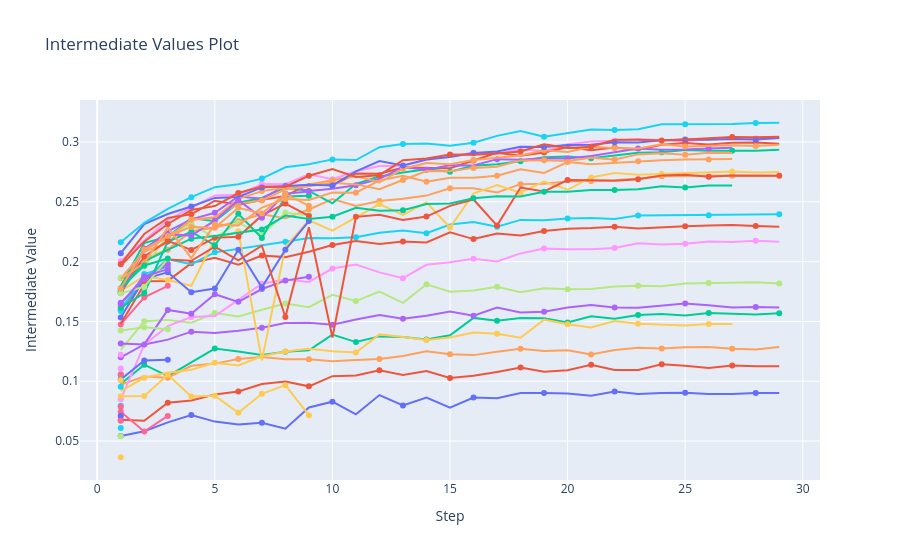

The notebook cell this image was saved under:
### Code cell
optuna.visualization.plot_intermediate_values(study).show()

### Figure 1 — Plotly figure (JSON) as saved in the notebook; plotly's stock layout.template omitted (floating-point values rounded to 4 significant figures)
{"data": [{"marker": {"maxdisplayed": 10}, "mode": "lines+markers", "name": "Trial0", "type": "scatter", "x": [1, 2, 3, 4, 5, 6, 7, 8, 9, 10, 11, 12, 13, 14, 15, 16, 17, 18, 19, 20, 21, 22, 23, 24, 25, 26, 27, 28, 29], "y": [0.05432, 0.05823, 0.06562, 0.07182, 0.06627, 0.06394, 0.06532, 0.06038, 0.07814, 0.08294, 0.07233, 0.08846, 0.07977, 0.08639, 0.07786, 0.08645, 0.08589, 0.09018, 0.09009, 0.08971, 0.08785, 0.09138, 0.08929, 0.09025, 0.09046, 0.08943, 0.0894, 0.09012, 0.09012]}, {"marker": {"maxdisplayed": 10}, "mode": "lines+markers", "name": "Trial1", "type": "scatter", "x": [1, 2, 3, 4, 5, 6, 7, 8, 9, 10, 11, 12, 13, 14, 15, 16, 17, 18, 19, 20, 21, 22, 23, 24, 25, 26, 27, 28, 29], "y": [0.06788, 0.06692, 0.0821, 0.08392, 0.08901, 0.09141, 0.0977, 0.09987, 0.09575, 0.1042, 0.1048, 0.1092, 0.1052, 0.1085, 0.1028, 0.1045, 0.1078, 0.1115, 0.108, 0.1093, 0.1138, 0.1094, 0.1093, 0.1142, 0.113, 0.1112, 0.1132, 0.1125, 0.1126]}, {"marker": {"maxdisplayed": 10}, "mode": "lines+markers", "name": "Trial2", "type": "scatter", "x": [1, 2, 3, 4, 5, 6, 7, 8, 9, 10, 11, 12, 13, 14, 15, 16, 17, 18, 19, 20, 21, 22, 23, 24, 25, 26, 27, 28, 29], "y": [0.09768, 0.1139, 0.1043, 0.1158, 0.1273, 0.1248, 0.122, 0.1246, 0.1258, 0.139, 0.1328, 0.1375, 0.1369, 0.1348, 0.1385, 0.153, 0.1506, 0.1528, 0.1526, 0.1491, 0.1543, 0.1523, 0.1555, 0.1562, 0.1551, 0.1571, 0.1562, 0.1557, 0.1568]}, {"marker": {"maxdisplayed": 10}, "mode": "lines+markers", "name": "Trial4", "type": "scatter", "x": [1, 2, 3, 4, 5, 6, 7, 8, 9, 10, 11, 12, 13, 14, 15, 16, 17, 18, 19, 20, 21, 22, 23, 24, 25, 26, 27, 28, 29], "y": [0.12, 0.1307, 0.1348, 0.1415, 0.1403, 0.1422, 0.1448, 0.1487, 0.1489, 0.1472, 0.1515, 0.1553, 0.1522, 0.1547, 0.1582, 0.1548, 0.1616, 0.1576, 0.1582, 0.1616, 0.1638, 0.1616, 0.1615, 0.1634, 0.165, 0.1635, 0.1616, 0.1621, 0.1616]}, {"marker": {"maxdisplayed": 10}, "mode": "lines+markers", "name": "Trial5", "type": "scatter", "x": [1, 2, 3, 4, 5, 6, 7, 8, 9, 10, 11, 12, 13, 14, 15, 16, 17, 18, 19, 20, 21, 22, 23, 24, 25, 26, 27, 28, 29], "y": [0.09707, 0.104, 0.103, 0.113, 0.1148, 0.1186, 0.1202, 0.1183, 0.1184, 0.1168, 0.1178, 0.1187, 0.121, 0.125, 0.1225, 0.1219, 0.1247, 0.1272, 0.1252, 0.1259, 0.1223, 0.1262, 0.1281, 0.1274, 0.1284, 0.1287, 0.1271, 0.1265, 0.1286]}, {"marker": {"maxdisplayed": 10}, "mode": "lines+markers", "name": "Trial6", "type": "scatter", "x": [1], "y": [0.06084]}, {"marker": {"maxdisplayed": 10}, "mode": "lines+markers", "name": "Trial7", "type": "scatter", "x": [1, 2, 3], "y": [0.07453, 0.05792, 0.07102]}, {"marker": {"maxdisplayed": 10}, "mode": "lines+markers", "name": "Trial8", "type": "scatter", "x": [1, 2, 3, 4, 5, 6, 7, 8, 9, 10, 11, 12, 13, 14, 15, 16, 17, 18, 19, 20, 21, 22, 23, 24, 25, 26, 27, 28, 29], "y": [0.1261, 0.1501, 0.1513, 0.1489, 0.1571, 0.1542, 0.1598, 0.165, 0.1619, 0.1723, 0.167, 0.1749, 0.1655, 0.181, 0.1748, 0.1759, 0.1791, 0.1744, 0.1777, 0.1768, 0.1771, 0.1792, 0.1799, 0.1794, 0.1816, 0.1822, 0.1826, 0.1827, 0.1817]}, {"marker": {"maxdisplayed": 10}, "mode": "lines+markers", "name": "Trial9", "type": "scatter", "x": [1, 2, 3, 4, 5, 6, 7, 8, 9, 10, 11, 12, 13, 14, 15, 16, 17, 18, 19, 20, 21, 22, 23, 24, 25, 26, 27, 28, 29], "y": [0.08487, 0.1306, 0.1461, 0.1537, 0.1545, 0.1681, 0.1816, 0.185, 0.183, 0.1942, 0.1975, 0.191, 0.1862, 0.1973, 0.1994, 0.2024, 0.2002, 0.2069, 0.2109, 0.2104, 0.2103, 0.2113, 0.2153, 0.2143, 0.215, 0.2169, 0.2163, 0.2175, 0.2166]}, {"marker": {"maxdisplayed": 10}, "mode": "lines+markers", "name": "Trial10", "type": "scatter", "x": [1], "y": [0.03648]}, {"marker": {"maxdisplayed": 10}, "mode": "lines+markers", "name": "Trial11", "type": "scatter", "x": [1, 2, 3], "y": [0.1015, 0.1173, 0.1179]}, {"marker": {"maxdisplayed": 10}, "mode": "lines+markers", "name": "Trial12", "type": "scatter", "x": [1, 2, 3, 4, 5, 6, 7, 8, 9, 10, 11, 12, 13, 14, 15, 16, 17, 18, 19, 20, 21, 22, 23, 24, 25, 26, 27, 28, 29], "y": [0.1597, 0.1836, 0.1839, 0.1988, 0.2032, 0.1974, 0.2051, 0.2038, 0.2083, 0.2139, 0.2173, 0.2148, 0.2168, 0.216, 0.2245, 0.2188, 0.2236, 0.2218, 0.2256, 0.2275, 0.2282, 0.2292, 0.2277, 0.2289, 0.2296, 0.2303, 0.2306, 0.2297, 0.2291]}, {"marker": {"maxdisplayed": 10}, "mode": "lines+markers", "name": "Trial13", "type": "scatter", "x": [1], "y": [0.1052]}, {"marker": {"maxdisplayed": 10}, "mode": "lines+markers", "name": "Trial14", "type": "scatter", "x": [1, 2, 3, 4, 5, 6, 7, 8, 9], "y": [0.1315, 0.1308, 0.1597, 0.1565, 0.1728, 0.1664, 0.1771, 0.1841, 0.1873]}, {"marker": {"maxdisplayed": 10}, "mode": "lines+markers", "name": "Trial15", "type": "scatter", "x": [1, 2, 3, 4, 5, 6, 7, 8, 9, 10, 11, 12, 13, 14, 15, 16, 17, 18, 19, 20, 21, 22, 23, 24, 25, 26, 27, 28, 29], "y": [0.1851, 0.2025, 0.21, 0.2254, 0.2284, 0.2341, 0.2396, 0.2362, 0.2436, 0.2524, 0.2466, 0.2507, 0.2526, 0.2552, 0.2614, 0.2613, 0.2579, 0.2648, 0.2651, 0.267, 0.2673, 0.2681, 0.2694, 0.2714, 0.2716, 0.272, 0.2718, 0.272, 0.2718]}, {"marker": {"maxdisplayed": 10}, "mode": "lines+markers", "name": "Trial16", "type": "scatter", "x": [1, 2, 3, 4, 5, 6, 7, 8, 9, 10, 11, 12, 13, 14, 15, 16, 17, 18, 19, 20, 21, 22, 23, 24, 25, 26, 27, 28, 29], "y": [0.1609, 0.1851, 0.2021, 0.1979, 0.2078, 0.2105, 0.2133, 0.2166, 0.2198, 0.2195, 0.2203, 0.2242, 0.226, 0.2237, 0.231, 0.2332, 0.2292, 0.2349, 0.2345, 0.236, 0.2365, 0.2357, 0.2387, 0.2388, 0.2387, 0.2387, 0.2391, 0.2392, 0.2396]}, {"marker": {"maxdisplayed": 10}, "mode": "lines+markers", "name": "Trial17", "type": "scatter", "x": [1, 2, 3], "y": [0.1475, 0.1701, 0.1798]}, {"marker": {"maxdisplayed": 10}, "mode": "lines+markers", "name": "Trial18", "type": "scatter", "x": [1, 2, 3], "y": [0.1425, 0.1452, 0.1434]}, {"marker": {"maxdisplayed": 10}, "mode": "lines+markers", "name": "Trial19", "type": "scatter", "x": [1, 2, 3, 4, 5, 6, 7, 8, 9, 10, 11, 12, 13, 14, 15, 16, 17, 18, 19, 20, 21, 22, 23, 24, 25, 26, 27, 28, 29], "y": [0.2004, 0.2174, 0.2349, 0.2452, 0.2553, 0.2559, 0.2649, 0.2647, 0.273, 0.2688, 0.2756, 0.2799, 0.28, 0.2852, 0.2881, 0.2911, 0.2905, 0.294, 0.2926, 0.2981, 0.3003, 0.3011, 0.3026, 0.3012, 0.3005, 0.3022, 0.303, 0.303, 0.3034]}, {"marker": {"maxdisplayed": 10}, "mode": "lines+markers", "name": "Trial20", "type": "scatter", "x": [1, 2, 3, 4, 5, 6, 7, 8, 9, 10, 11, 12, 13, 14, 15, 16, 17, 18, 19, 20, 21, 22, 23, 24, 25, 26, 27, 28, 29], "y": [0.1755, 0.1879, 0.1847, 0.1798, 0.2188, 0.2253, 0.1174, 0.2122, 0.2346, 0.2258, 0.2369, 0.2481, 0.2392, 0.2496, 0.2284, 0.2569, 0.2641, 0.2576, 0.267, 0.2601, 0.2704, 0.274, 0.2726, 0.2733, 0.2735, 0.2746, 0.2753, 0.2745, 0.275]}, {"marker": {"maxdisplayed": 10}, "mode": "lines+markers", "name": "Trial21", "type": "scatter", "x": [1, 2, 3, 4, 5, 6, 7, 8, 9], "y": [0.1533, 0.1856, 0.1911, 0.1744, 0.1775, 0.2099, 0.1785, 0.2099, 0.2339]}, {"marker": {"maxdisplayed": 10}, "mode": "lines+markers", "name": "Trial22", "type": "scatter", "x": [1, 2, 3, 4, 5, 6, 7, 8, 9, 10, 11, 12, 13, 14, 15, 16, 17, 18, 19, 20, 21, 22, 23, 24, 25, 26, 27, 28, 29], "y": [0.1979, 0.2231, 0.2365, 0.2396, 0.2509, 0.2476, 0.2516, 0.2548, 0.2649, 0.2638, 0.2736, 0.2735, 0.2786, 0.2787, 0.2781, 0.2845, 0.2909, 0.2885, 0.2912, 0.2958, 0.2932, 0.2954, 0.2934, 0.2977, 0.2992, 0.2979, 0.2994, 0.2995, 0.2985]}, {"marker": {"maxdisplayed": 10}, "mode": "lines+markers", "name": "Trial23", "type": "scatter", "x": [1, 2, 3, 4, 5, 6, 7, 8, 9, 10, 11, 12, 13, 14, 15, 16, 17, 18, 19, 20, 21, 22, 23, 24, 25, 26, 27, 28, 29], "y": [0.1794, 0.2155, 0.2209, 0.2364, 0.2337, 0.2493, 0.2533, 0.262, 0.2591, 0.2487, 0.265, 0.2712, 0.2745, 0.2773, 0.2751, 0.2802, 0.2815, 0.2839, 0.2872, 0.2879, 0.2865, 0.2887, 0.291, 0.2914, 0.2933, 0.2928, 0.2927, 0.2928, 0.2936]}, {"marker": {"maxdisplayed": 10}, "mode": "lines+markers", "name": "Trial24", "type": "scatter", "x": [1, 2, 3, 4, 5, 6, 7, 8, 9, 10, 11, 12, 13, 14, 15, 16, 17, 18, 19, 20, 21, 22, 23, 24, 25, 26, 27], "y": [0.1767, 0.2101, 0.2253, 0.2353, 0.2408, 0.2545, 0.2526, 0.2634, 0.2591, 0.2608, 0.2639, 0.2692, 0.2791, 0.2768, 0.2805, 0.2803, 0.2857, 0.2851, 0.2864, 0.2861, 0.2883, 0.2915, 0.2946, 0.2935, 0.2937, 0.2946, 0.2951]}, {"marker": {"maxdisplayed": 10}, "mode": "lines+markers", "name": "Trial25", "type": "scatter", "x": [1, 2, 3, 4, 5, 6, 7, 8, 9, 10, 11, 12, 13, 14, 15, 16, 17, 18, 19, 20, 21, 22, 23, 24, 25, 26, 27], "y": [0.1861, 0.2087, 0.2154, 0.235, 0.2371, 0.2484, 0.251, 0.2604, 0.2631, 0.266, 0.2646, 0.2605, 0.2683, 0.2758, 0.2756, 0.2784, 0.2794, 0.2846, 0.2848, 0.2841, 0.2869, 0.2855, 0.2896, 0.2905, 0.2893, 0.291, 0.2909]}, {"marker": {"maxdisplayed": 10}, "mode": "lines+markers", "name": "Trial26", "type": "scatter", "x": [1, 2, 3], "y": [0.1587, 0.1897, 0.1959]}, {"marker": {"maxdisplayed": 10}, "mode": "lines+markers", "name": "Trial27", "type": "scatter", "x": [1], "y": [0.1059]}, {"marker": {"maxdisplayed": 10}, "mode": "lines+markers", "name": "Trial28", "type": "scatter", "x": [1, 2, 3, 4, 5, 6, 7, 8, 9], "y": [0.1866, 0.1958, 0.2216, 0.2315, 0.2198, 0.2326, 0.2221, 0.2408, 0.2389]}, {"marker": {"maxdisplayed": 10}, "mode": "lines+markers", "name": "Trial29", "type": "scatter", "x": [1], "y": [0.06989]}, {"marker": {"maxdisplayed": 10}, "mode": "lines+markers", "name": "Trial30", "type": "scatter", "x": [1], "y": [0.1009]}, {"marker": {"maxdisplayed": 10}, "mode": "lines+markers", "name": "Trial32", "type": "scatter", "x": [1], "y": [0.07117]}, {"marker": {"maxdisplayed": 10}, "mode": "lines+markers", "name": "Trial33", "type": "scatter", "x": [1, 2, 3, 4, 5, 6, 7, 8, 9, 10, 11, 12, 13, 14, 15, 16, 17, 18, 19, 20, 21, 22, 23, 24, 25, 26, 27, 28, 29], "y": [0.1481, 0.1808, 0.2017, 0.2008, 0.2124, 0.2011, 0.2133, 0.1537, 0.2287, 0.1365, 0.2375, 0.2392, 0.2348, 0.2377, 0.2467, 0.252, 0.2302, 0.2619, 0.2587, 0.2682, 0.268, 0.2677, 0.2689, 0.2719, 0.2727, 0.271, 0.272, 0.2718, 0.2717]}, {"marker": {"maxdisplayed": 10}, "mode": "lines+markers", "name": "Trial34", "type": "scatter", "x": [1, 2, 3, 4, 5, 6, 7, 8, 9], "y": [0.1615, 0.1737, 0.2169, 0.225, 0.2137, 0.24, 0.2197, 0.2544, 0.2551]}, {"marker": {"maxdisplayed": 10}, "mode": "lines+markers", "name": "Trial35", "type": "scatter", "x": [1, 2, 3], "y": [0.1656, 0.1853, 0.1982]}, {"marker": {"maxdisplayed": 10}, "mode": "lines+markers", "name": "Trial36", "type": "scatter", "x": [1, 2, 3, 4, 5, 6, 7, 8, 9, 10, 11, 12, 13, 14, 15, 16, 17, 18, 19, 20, 21, 22, 23, 24, 25, 26, 27, 28, 29], "y": [0.1754, 0.2099, 0.2202, 0.2351, 0.2366, 0.2525, 0.259, 0.2617, 0.2644, 0.2681, 0.2715, 0.2661, 0.2777, 0.2825, 0.2814, 0.285, 0.2865, 0.2887, 0.2932, 0.2917, 0.2961, 0.295, 0.2947, 0.2982, 0.2962, 0.297, 0.2972, 0.2967, 0.2978]}, {"marker": {"maxdisplayed": 10}, "mode": "lines+markers", "name": "Trial37", "type": "scatter", "x": [1], "y": [0.07946]}, {"marker": {"maxdisplayed": 10}, "mode": "lines+markers", "name": "Trial38", "type": "scatter", "x": [1], "y": [0.07871]}, {"marker": {"maxdisplayed": 10}, "mode": "lines+markers", "name": "Trial39", "type": "scatter", "x": [1], "y": [0.05394]}, {"marker": {"maxdisplayed": 10}, "mode": "lines+markers", "name": "Trial40", "type": "scatter", "x": [1], "y": [0.1221]}, {"marker": {"maxdisplayed": 10}, "mode": "lines+markers", "name": "Trial41", "type": "scatter", "x": [1, 2, 3, 4, 5, 6, 7, 8, 9, 10, 11, 12, 13, 14, 15, 16, 17, 18, 19, 20, 21, 22, 23, 24, 25, 26, 27], "y": [0.09174, 0.1029, 0.1071, 0.1096, 0.1155, 0.1132, 0.1209, 0.1248, 0.1272, 0.1252, 0.1241, 0.1392, 0.137, 0.1345, 0.1366, 0.1407, 0.1397, 0.1364, 0.1515, 0.1477, 0.145, 0.1503, 0.148, 0.1473, 0.1465, 0.1478, 0.1479]}, {"marker": {"maxdisplayed": 10}, "mode": "lines+markers", "name": "Trial42", "type": "scatter", "x": [1], "y": [0.06749]}, {"marker": {"maxdisplayed": 10}, "mode": "lines+markers", "name": "Trial43", "type": "scatter", "x": [1, 2, 3, 4, 5, 6, 7, 8, 9], "y": [0.1737, 0.2043, 0.2174, 0.2097, 0.2199, 0.2208, 0.2386, 0.2485, 0.2382]}, {"marker": {"maxdisplayed": 10}, "mode": "lines+markers", "name": "Trial45", "type": "scatter", "x": [1, 2, 3, 4, 5, 6, 7, 8, 9, 10, 11, 12, 13, 14, 15, 16, 17, 18, 19, 20, 21, 22, 23, 24, 25, 26, 27], "y": [0.1755, 0.2003, 0.2099, 0.2192, 0.2214, 0.2243, 0.2269, 0.2385, 0.2356, 0.2376, 0.245, 0.2426, 0.243, 0.2482, 0.2486, 0.253, 0.2547, 0.2545, 0.2584, 0.2583, 0.2598, 0.2598, 0.2605, 0.2629, 0.262, 0.2636, 0.2637]}, {"marker": {"maxdisplayed": 10}, "mode": "lines+markers", "name": "Trial46", "type": "scatter", "x": [1, 2, 3, 4, 5, 6, 7, 8, 9], "y": [0.1738, 0.211, 0.2228, 0.2219, 0.2342, 0.2514, 0.2366, 0.2568, 0.2585]}, {"marker": {"maxdisplayed": 10}, "mode": "lines+markers", "name": "Trial47", "type": "scatter", "x": [1, 2, 3, 4, 5, 6, 7, 8, 9, 10, 11, 12, 13, 14, 15, 16, 17, 18, 19, 20, 21, 22, 23, 24, 25, 26, 27], "y": [0.1855, 0.1989, 0.2286, 0.203, 0.2311, 0.2303, 0.2451, 0.2523, 0.2515, 0.2578, 0.2576, 0.2679, 0.2719, 0.2668, 0.2701, 0.2702, 0.2717, 0.2772, 0.2741, 0.2832, 0.2813, 0.2826, 0.2839, 0.2848, 0.2855, 0.2855, 0.2857]}, {"marker": {"maxdisplayed": 10}, "mode": "lines+markers", "name": "Trial48", "type": "scatter", "x": [1], "y": [0.09546]}, {"marker": {"maxdisplayed": 10}, "mode": "lines+markers", "name": "Trial49", "type": "scatter", "x": [1], "y": [0.06699]}, {"marker": {"maxdisplayed": 10}, "mode": "lines+markers", "name": "Trial50", "type": "scatter", "x": [1, 2, 3], "y": [0.1734, 0.1791, 0.2021]}, {"marker": {"maxdisplayed": 10}, "mode": "lines+markers", "name": "Trial51", "type": "scatter", "x": [1], "y": [0.1107]}, {"marker": {"maxdisplayed": 10}, "mode": "lines+markers", "name": "Trial52", "type": "scatter", "x": [1, 2, 3, 4, 5, 6, 7, 8, 9], "y": [0.08753, 0.08774, 0.1055, 0.08726, 0.08784, 0.0737, 0.08953, 0.09672, 0.07167]}, {"marker": {"maxdisplayed": 10}, "mode": "lines+markers", "name": "Trial54", "type": "scatter", "x": [1, 2, 3, 4, 5, 6, 7, 8, 9, 10, 11, 12, 13, 14, 15, 16, 17, 18, 19, 20, 21, 22, 23, 24, 25, 26, 27, 28, 29], "y": [0.207, 0.2314, 0.2398, 0.2461, 0.2533, 0.254, 0.262, 0.2634, 0.2643, 0.2637, 0.2755, 0.2842, 0.2803, 0.2854, 0.2876, 0.2908, 0.2921, 0.296, 0.2958, 0.2976, 0.2977, 0.2999, 0.2997, 0.3014, 0.3022, 0.3019, 0.3026, 0.3021, 0.3033]}, {"marker": {"maxdisplayed": 10}, "mode": "lines+markers", "name": "Trial55", "type": "scatter", "x": [1, 2, 3, 4, 5, 6, 7, 8, 9, 10, 11, 12, 13, 14, 15, 16, 17, 18, 19, 20, 21, 22, 23, 24, 25, 26, 27, 28, 29], "y": [0.1966, 0.2167, 0.2315, 0.2431, 0.2464, 0.2574, 0.2628, 0.2627, 0.2718, 0.2773, 0.2708, 0.2723, 0.2848, 0.2861, 0.2896, 0.2893, 0.2903, 0.292, 0.2982, 0.2949, 0.2961, 0.3019, 0.3019, 0.3013, 0.302, 0.3033, 0.3041, 0.304, 0.3044]}, {"marker": {"maxdisplayed": 10}, "mode": "lines+markers", "name": "Trial56", "type": "scatter", "x": [1, 2, 3], "y": [0.1778, 0.1968, 0.2026]}, {"marker": {"maxdisplayed": 10}, "mode": "lines+markers", "name": "Trial57", "type": "scatter", "x": [1, 2, 3], "y": [0.1645, 0.1876, 0.1937]}, {"marker": {"maxdisplayed": 10}, "mode": "lines+markers", "name": "Trial58", "type": "scatter", "x": [1, 2, 3, 4, 5, 6, 7, 8, 9], "y": [0.1775, 0.2102, 0.2214, 0.229, 0.2283, 0.2451, 0.2403, 0.2566, 0.2467]}, {"marker": {"maxdisplayed": 10}, "mode": "lines+markers", "name": "Trial59", "type": "scatter", "x": [1, 2, 3, 4, 5, 6, 7, 8, 9, 10, 11, 12, 13, 14, 15, 16, 17, 18, 19, 20, 21, 22, 23, 24, 25, 26, 27, 28, 29], "y": [0.2162, 0.2325, 0.2442, 0.2539, 0.2622, 0.2647, 0.2694, 0.2788, 0.2815, 0.2855, 0.2849, 0.2957, 0.2984, 0.2988, 0.2969, 0.2993, 0.3051, 0.3092, 0.3044, 0.3073, 0.3104, 0.3101, 0.3107, 0.3148, 0.3149, 0.3153, 0.3151, 0.3159, 0.3161]}], "layout": {"showlegend": false, "title": {"text": "Intermediate Values Plot"}, "xaxis": {"title": {"text": "Step"}}, "yaxis": {"title": {"text": "Intermediate Value"}}}}
